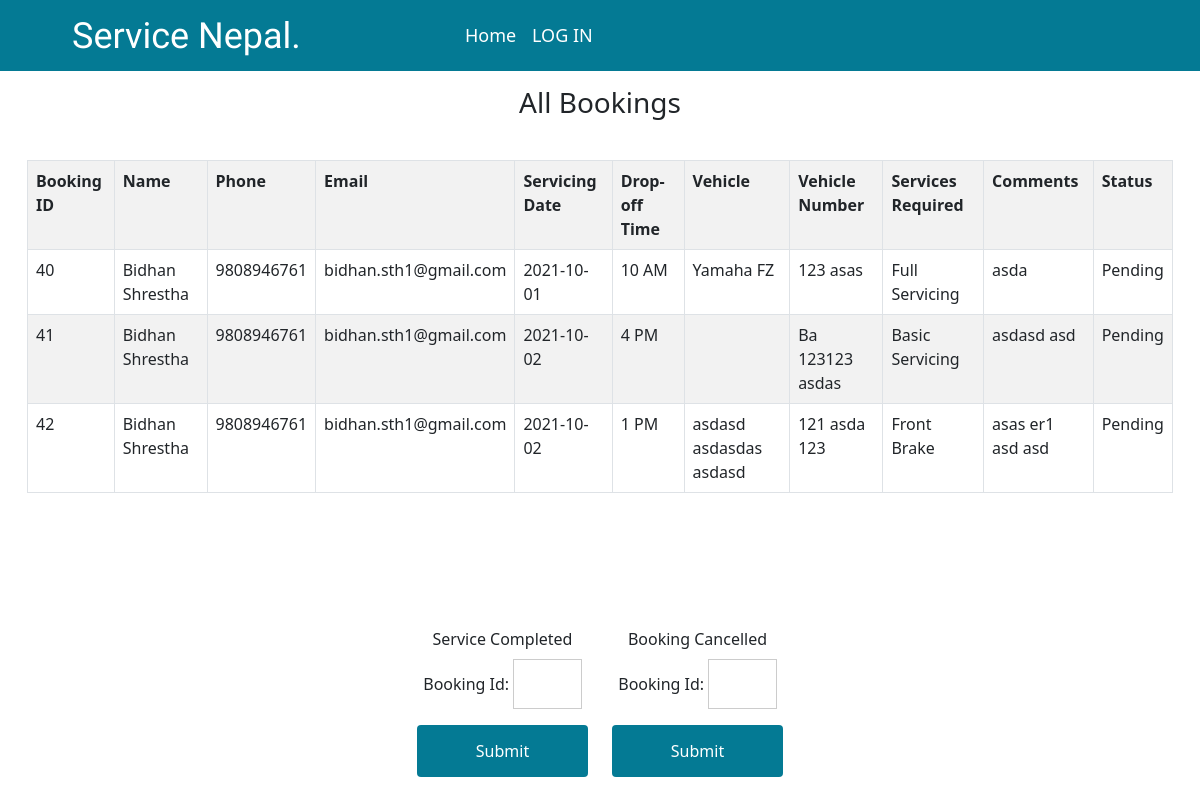
Page /a_bookings.php on the committed database.
### tables this page shows
CREATE TABLE `bookings` (
  `bid` int(11) NOT NULL,
  `mname` varchar(50) NOT NULL,
  `phone` double NOT NULL,
  `email` varchar(50) NOT NULL,
  `sdate` date NOT NULL,
  `dtime` varchar(5) NOT NULL,
  `vehicle` varchar(50) NOT NULL,
  `vehiclenum` varchar(15) NOT NULL,
  `services` text NOT NULL,
  `comments` text NOT NULL,
  `status` varchar(7) NOT NULL DEFAULT 'Pending'
);

### a_bookings.php (the view, shortened to what this page needs)
<!doctype html>
<html lang="en">
<head>
  <link href="css/bootstrap.min.css" rel="stylesheet">
  <link href="css/barbcss.css" rel="stylesheet">
  <?php include('includes/server.php');?>
</head>
<body>
  <?php include('includes/adminnavbar.php'); ?>
  <div class="container-fluid">
    <div class="row" style="margin: 15px;">
      <h3 align="center" style="margin-bottom: 40px;">All Bookings</h3>
      <table class="table table-striped table-bordered">
        <?php
          $sql = "SELECT * FROM bookings";
          $result = $db->query($sql);
          if ($result->num_rows > 0) {
              echo "<tr><th>Booking ID</th><th>Name</th><th>Phone</th><th>Email</th><th>Servicing Date</th><th>Drop-off Time</th><th>Vehicle</th><th>Vehicle Number</th><th>Services Required</th><th>Comments</th><th>Status</th></tr>";
              while($row = $result->fetch_assoc()) {
                  echo "<tr><td>" . $row["bid"]. "</td><td>" . $row["mname"]. "</td><td>" . $row["phone"]. "</td><td>" . $row["email"] . "</td><td>" . $row["sdate"] . "</td><td>" . $row["dtime"] . "</td><td>" . $row["vehicle"] . "</td><td>" . $row["vehiclenum"] . "</td><td>" . $row["services"] . "</td><td>" . $row["comments"] . "</td><td>" . $row["status"] . "</td></tr>";
              }
          } else {
              echo "0 results";
          }
        ?>
      </table>
    </div>
  </div>
  <div class="footer">
    <div class="row justify-content-center" style="margin: 15px;">
      <div class="col-sm-2">
        Service Completed<br>
        <form method="post">
          Booking Id: <input type="text" name="compbid" style="width:40%;"><br>
          <input type="submit" class="btn barbbutton" name="servicecompleted">
        </form>
      </div>
      <div class="col-sm-2">
        Booking Cancelled<br>
        <form method="post">
          Booking Id: <input type="text" name="delbid" style="width:40%;"><br>
          <input type="submit" class="btn barbbutton" name="servicecancelled">
        </form>
      </div>
    </div>
  </div>
</body>
</html>

### includes/adminnavbar.php (shortened to what this page needs)
<nav class="navbar navbar-expand-lg navbar-dark" style="background:#047a94">
  <div class="container-fluid">
    <a class="navbar-brand" href="index.php">Service Nepal.</a>
    <div class="collapse navbar-collapse" id="navbarDropdown" style="margin-left: 140px;">
      <ul class="navbar-nav me-auto mb-2 mb-lg-0">
        <li class="nav-item hvr-underline">
          <a class="nav-link active" href="admin.php">Home</a>
        </li>
        <li class="nav-item dropdown">
          <?php if(!isset($_SESSION['ename'])) : ?>
            <a class="nav-link active hvr-underline" onclick="document.getElementById('id01').style.display='block'" style="cursor: pointer;">LOG IN</a>
          <?php endif ?>
        </li>
      </ul>
    </div>
  </div>
</nav>

### css/barbcss.css (style rules this page uses)
* { margin: 0; padding: 0; box-sizing: border-box; text-decoration: none; scroll-behavior: smooth; }
.navbar-brand { margin-left:60px; font-weight:500; font-size: 36px!important; padding:0; font-family:Ubuntu; }
.nav-item { padding: 6px 0; font-size: 18px; font-weight: 500; }
.hvr-underline { display: inline-block; vertical-align: middle; -webkit-transform: perspective(1px) translateZ(0); transform: perspective(1px) translateZ(0); box-shadow: 0 0 1px rgba(0, 0, 0, 0); position: relative; overflow: hidden; }
.hvr-underline:before { content: ""; position: absolute; z-index: -1; left: 51%; right: 51%; bottom: 0; background: #ff5200; height: 4px; -webkit-transition-property: left, right; transition-property: left, right; -webkit-transition-duration: 0.3s; transition-duration: 0.3s; -webkit-transition-timing-function: ease-out; transition-timing-function: ease-out; }
input[type=text],input[type=password],input[type=email],input[type=date], select, textarea,input[type=time] { width: 100%; padding: 12px 20px; margin: 8px 0; display: inline-block; border: 1px solid #ccc; box-sizing: border-box; }
.barbbutton { background-color:#047a94; color: white; padding: 14px 20px; margin: 8px 0; border: none; cursor: pointer; width: 100%; }

### a_bookings.php (style rules this page uses)
.footer { position: fixed; left: 0; bottom: 0; width: 100%; text-align: center; }

### rows in the picture
bookings: bid "40", mname "Bidhan Shrestha", phone "9808946761", email "bidhan.sth1@gmail.com", sdate "2021-10-01", dtime "10 AM", vehicle "Yamaha FZ", vehiclenum "123 asas", services "Full Servicing", comments "asda", status "Pending"
bookings: bid "41", mname "Bidhan Shrestha", phone "9808946761", email "bidhan.sth1@gmail.com", sdate "2021-10-02", dtime "4 PM", vehiclenum "Ba 123123 asdas", services "Basic Servicing", comments "asdasd asd", status "Pending"
bookings: bid "42", mname "Bidhan Shrestha", phone "9808946761", email "bidhan.sth1@gmail.com", sdate "2021-10-02", dtime "1 PM", vehicle "asdasd asdasdas asdasd", vehiclenum "121 asda 123", services "Front Brake", comments "asas er1 asd asd", status "Pending"
